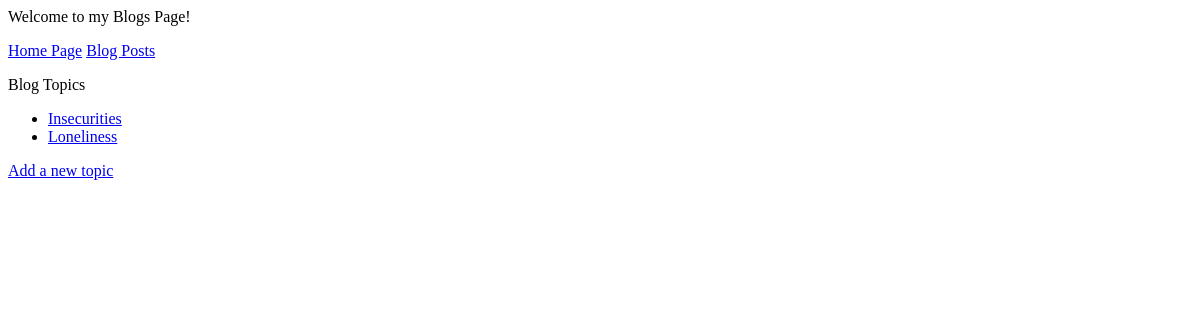
The page /topics/ on the database as committed earlier.
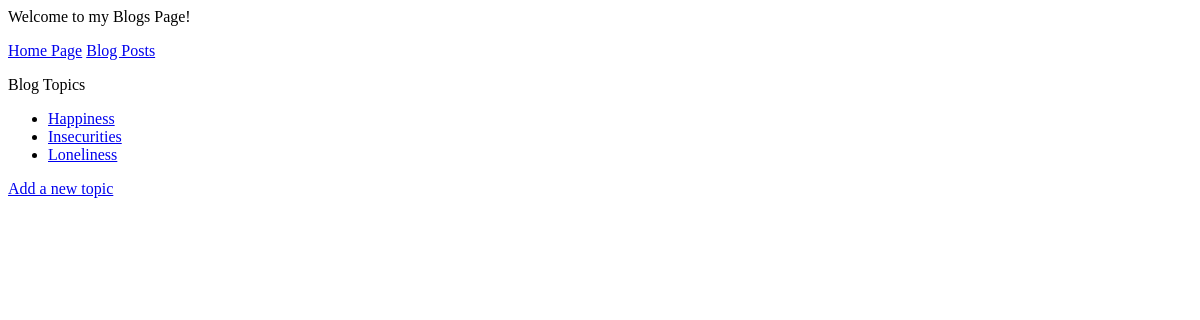
The same page on the database as committed later.
### apps/blogs/models.py (models this page shows)
class Topic(models.Model):
    text = models.CharField(max_length=50)
    def __str__(self):
        return self.text

### apps/blogs/views.py (the view)
# urls.py: path('topics/', views.topics, name='topics'),
def topics(request):
    topics = Topic.objects.order_by('text')
    context = {'topics': topics}
    return render(request, 'blogs/topics.html', context)

### apps/blogs/templates/blogs/topics.html
{% extends 'blogs/base.html' %}
{% block content %}
    <p>Blog Topics</p>
    <ul>
        {% for topic in topics %}
            <li>
                <a href="{% url 'blogs:topic' topic.id %}">{{ topic }}</a>
            </li>
        {% empty %}
            <li>No posts have been added yet</li>
        {% endfor %}
    </ul>
    <a href="{% url 'blogs:new_topic' %}">Add a new topic</a>
{% endblock content %}

Rows that differ between the two databases and show on the page:
added Topic: text "Happiness"
